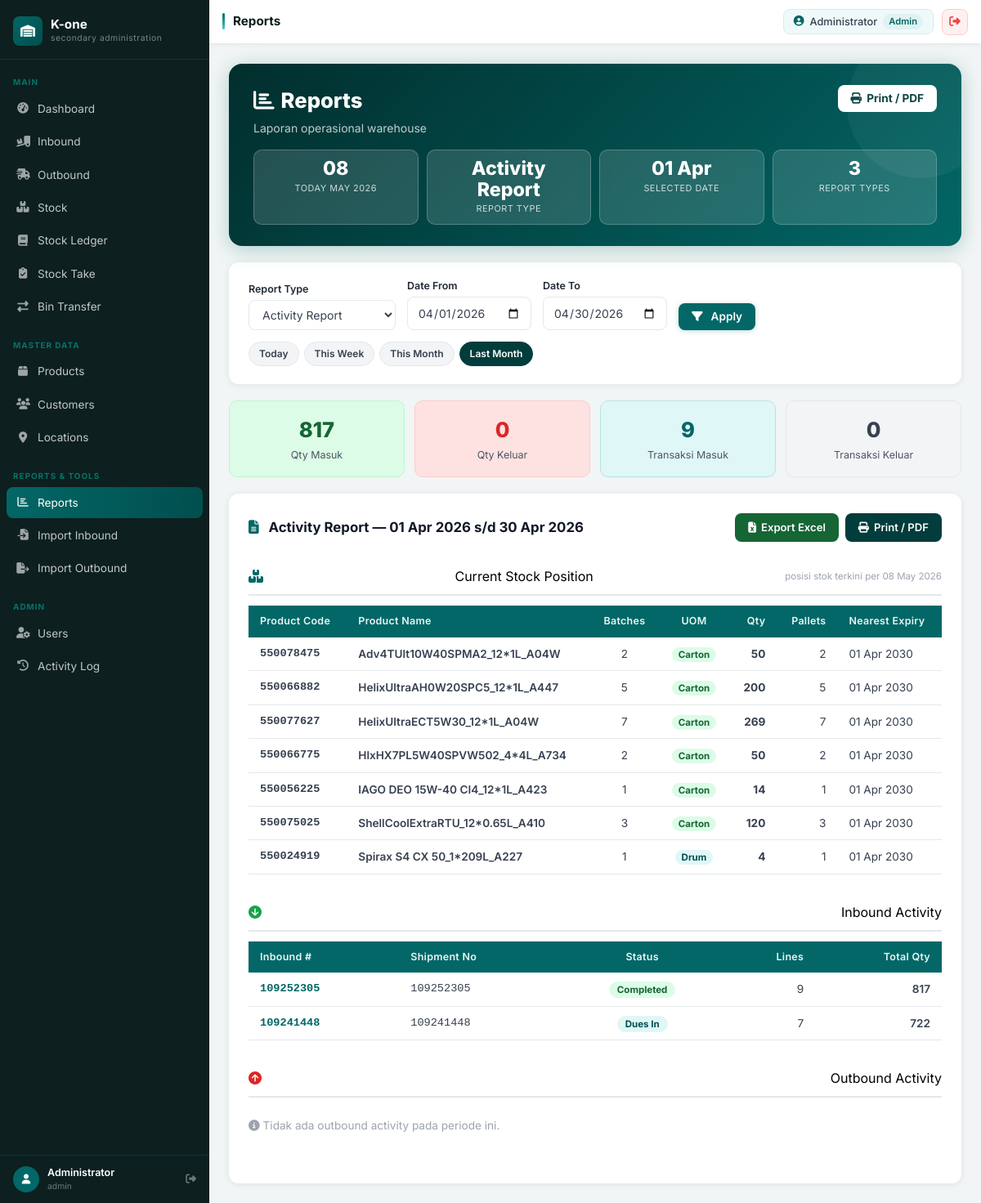
Page /reports.php?type=daily&date=2026-04-01&date_to=2026-04-30 (signed in) on the committed database.
### tables this page shows
CREATE TABLE `inbound_orders` (
  `id` int(11) NOT NULL,
  `order_number` varchar(50) NOT NULL,
  `order_date` date NOT NULL,
  `supplier_id` int(11) NOT NULL,
  `container_no` varchar(50) DEFAULT NULL COMMENT 'Container number',
  `po_number` varchar(50) DEFAULT NULL,
  `shipment_no` varchar(100) DEFAULT NULL COMMENT 'Shipment Number',
  `do_number` varchar(100) DEFAULT NULL COMMENT 'Delivery Order Number',
  `armada_no` varchar(50) DEFAULT NULL COMMENT 'Vehicle/Armada number',
  `production_date` date DEFAULT NULL COMMENT 'Production date for auto expiry calculation',
  `expected_date` date DEFAULT NULL,
  `status` enum('Draft','Dues In','Good Received','Unserviceable','Picked','ATP','Completed','Cancelled') NOT NULL DEFAULT 'Draft',
  `notes` text DEFAULT NULL,
  `remarks` text DEFAULT NULL,
  `received_by` int(11) DEFAULT NULL COMMENT 'User who received',
  `received_by_name` varchar(100) DEFAULT NULL COMMENT 'Name of receiver',
  `received_date` date DEFAULT NULL COMMENT 'Actual receive date',
  `created_by` int(11) NOT NULL,
  `created_at` timestamp NOT NULL DEFAULT current_timestamp(),
  `updated_at` timestamp NOT NULL DEFAULT current_timestamp() ON UPDATE current_timestamp()
);

### reports.php (the view, shortened to what the rows shown need)
<?php
require_once __DIR__ . '/classes/Report.php';
$reportType = $_GET['type'] ?? 'daily';
$date   = $_GET['date']    ?? date('Y-m-d');
$dateTo = $_GET['date_to'] ?? $date;
require_once __DIR__ . '/includes/header.php';
?>
<div class="space-y-5">
  <div class="wms-banner" style="background:linear-gradient(135deg,#012e2d 0%,#026766 100%)">
    <div style="display:flex;justify-content:space-between;align-items:flex-start;flex-wrap:wrap;gap:12px">
      <div>
        <h1><i class="fas fa-chart-bar mr-2"></i>Reports</h1>
      </div>
    </div>
  </div>
  <?php
  $STATUS_STYLES = [
    'Completed'  => ['bg'=>'#dcfce7','color'=>'#166534'],
    'Shipped'    => ['bg'=>'#dcfce7','color'=>'#166534'],
    'Receiving'  => ['bg'=>'#e0f2fe','color'=>'#0369a1'],
    'Dues In'    => ['bg'=>'#e0f7f7','color'=>'#014f4e'],
    'Draft'      => ['bg'=>'#f3f4f6','color'=>'#374151'],
    'Open'       => ['bg'=>'#fef9c3','color'=>'#854d0e'],
    'Picking'    => ['bg'=>'#ffedd5','color'=>'#9a3412'],
    'Cancelled'  => ['bg'=>'#fee2e2','color'=>'#991b1b'],
  ];
  function statusBadge(string $status, array $styles): string {
    $s = $styles[$status] ?? ['bg'=>'#f3f4f6','color'=>'#374151'];
    return "<span style=\"background:{$s['bg']};color:{$s['color']};padding:3px 10px;border-radius:99px;font-size:.72rem;font-weight:700\">{$status}</span>";
  }
  ?>
  <?php if ($reportType === 'daily'): ?>
  <?php $report = Report::getDailyReport($date, $dateTo); ?>
  <div style="background:#fff;border-radius:12px;box-shadow:0 1px 8px rgba(0,0,0,.08);padding:24px">
    <div style="display:flex;justify-content:space-between;align-items:center;margin-bottom:20px;flex-wrap:wrap;gap:10px">
      <h2 style="font-size:1.05rem;font-weight:700;color:#111827">
        <i class="fas fa-file-alt mr-2" style="color:#026766"></i>
        <?php if ($date === $dateTo): ?>
          Activity Report — <?= date('d F Y', strtotime($date)) ?>
        <?php else: ?>
          Activity Report — <?= date('d M Y', strtotime($date)) ?> s/d <?= date('d M Y', strtotime($dateTo)) ?>
        <?php endif; ?>
      </h2>
    </div>
    <div style="margin-bottom:24px">
      <div style="overflow-x:auto">
        <table class="wms-table">
          <thead><tr>
            <th>Product Code</th><th>Product Name</th>
            <th class="tc">Batches</th><th class="tc">UOM</th>
            <th class="tr">Qty</th><th class="tr">Pallets</th><th>Nearest Expiry</th>
          </tr></thead>
        </table>
      </div>
    </div>
    <div style="margin-bottom:24px">
      <div style="overflow-x:auto">
        <?php if (!empty($report['inbound_activity'])): ?>
        <table class="wms-table">
          <thead><tr>
            <th>Inbound #</th><th>Shipment No</th><th class="tc">Status</th>
            <th class="tr">Lines</th><th class="tr">Total Qty</th>
          </tr></thead>
          <tbody>
            <?php foreach ($report['inbound_activity'] as $item): ?>
            <tr>
              <td style="font-family:monospace;font-weight:600"><a href="inbound.php?id=<?= $item['id'] ?? '' ?>" style="color:#026766;text-decoration:none"><?= htmlspecialchars($item['order_number'] ?? '—') ?></a></td>
              <td style="font-family:monospace"><?= htmlspecialchars($item['shipment_no'] ?? '—') ?></td>
              <td class="tc"><?= statusBadge($item['status'], $STATUS_STYLES) ?></td>
              <td class="tr"><?= $item['item_count'] ?></td>
              <td class="tr" style="font-weight:600"><?= number_format($item['total_drums'] ?? 0) ?></td>
            </tr>
            <?php endforeach; ?>
          </tbody>
        </table>
        <?php else: ?>
        <p style="color:#9ca3af;font-size:.85rem;padding:12px 0"><i class="fas fa-info-circle mr-1"></i>Tidak ada inbound activity pada periode ini.</p>
        <?php endif; ?>
      </div>
    </div>
  </div>
  <?php endif; ?>
</div>
<?php require_once __DIR__ . '/includes/footer.php'; ?>

### rows in the picture
inbound_orders: order_number "109252305", shipment_no "109252305", status "Completed", item_count "9", total_drums "817"
inbound_orders: order_number "109241448", shipment_no "109241448", status "Dues In", item_count "7", total_drums "722"

### other values in the picture
$user['full_name'] "Administrator"
$user['role'] "admin"
$pageTitle "Reports"
$user['role'] "Admin"
$REPORT_LABELS[$reportType] "Activity Report"
date('d M', strtotime($date)) "01 Apr"
$label "Today"
$label "This Week"
$label "This Month"
$label "Last Month"
$report['ledger_summary']['qty_in'] "817"
$report['ledger_summary']['qty_out'] "0"
$report['ledger_summary']['transactions_in'] "9"
$report['ledger_summary']['transactions_out'] "0"
date('d M Y', strtotime($date)) "01 Apr 2026"
